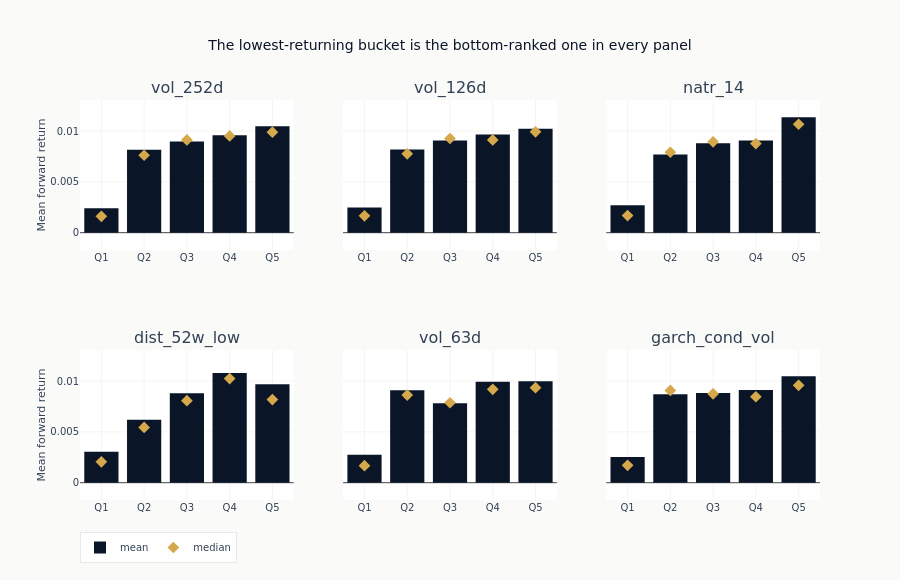

Notebook source saved alongside this figure:
### Code cell
if quantile_spreads:
    n_show = min(6, len(quantile_spreads))
    feats_to_show = list(quantile_spreads.keys())[:n_show]
    n_rows_fig = (n_show + 2) // 3
    fig = make_subplots(rows=n_rows_fig, cols=3, subplot_titles=feats_to_show, shared_yaxes=True)
    for idx, feat in enumerate(feats_to_show):
        r, c = divmod(idx, 3)
        fig.add_trace(
            go.Bar(
                x=QUANTILE_LABELS,
                y=quantile_spreads[feat]["q_means"],
                marker_color=COLORS["blue"],
                name="mean",
                legendgroup="mean",
                showlegend=idx == 0,
            ),
            row=r + 1,
            col=c + 1,
        )
        fig.add_trace(
            go.Scatter(
                x=QUANTILE_LABELS,
                y=quantile_spreads[feat]["q_medians"],
                mode="markers",
                marker=dict(color=COLORS["amber"], size=9, symbol="diamond"),
                name="median",
                legendgroup="median",
                showlegend=idx == 0,
            ),
            row=r + 1,
            col=c + 1,
        )
    # One y range across the panels, so their heights are comparable. It includes zero
    # and is otherwise taken from the values.
    profile_values = [
        value
        for feat in feats_to_show
        for key in ("q_means", "q_medians")
        for value in quantile_spreads[feat][key]
    ]
    lo, hi = min(0.0, min(profile_values)), max(0.0, max(profile_values))
    pad = 0.15 * (hi - lo)
    fig.update_yaxes(range=[lo - pad, hi + pad])
    fig.update_layout(
        template="ml4t",
        height=260 * n_rows_fig + 60,
        width=900,
        title_text="The lowest-returning bucket is the bottom-ranked one in every panel",
        legend=dict(orientation="h", y=-0.08),
    )
    fig.update_yaxes(title_text="Mean forward return", col=1)
    style.show_plotly_with_alt(
        fig,
        "A grid of panels, one per leading feature, each with five bars for quintiles Q1 to Q5 of "
        "mean forward return and an amber diamond for the median. In every panel Q1 is the lowest "
        "bar at roughly a quarter of the others, while Q2 through Q5 sit close together, so the "
        "signal separates the bottom bucket rather than ordering the whole cross-section.",
    )

### Figure 1 — Plotly figure (JSON) as saved in the notebook; plotly's stock layout.template omitted (floating-point values rounded to 4 significant figures)
{"data": [{"legendgroup": "mean", "marker": {"color": "#0a1628"}, "name": "mean", "showlegend": true, "type": "bar", "x": ["Q1", "Q2", "Q3", "Q4", "Q5"], "xaxis": "x", "y": [0.002404, 0.008164, 0.008979, 0.009574, 0.01048], "yaxis": "y"}, {"legendgroup": "median", "marker": {"color": "#D4A84B", "size": 9, "symbol": "diamond"}, "mode": "markers", "name": "median", "showlegend": true, "type": "scatter", "x": ["Q1", "Q2", "Q3", "Q4", "Q5"], "xaxis": "x", "y": [0.001611, 0.007616, 0.009122, 0.009517, 0.009891], "yaxis": "y"}, {"legendgroup": "mean", "marker": {"color": "#0a1628"}, "name": "mean", "showlegend": false, "type": "bar", "x": ["Q1", "Q2", "Q3", "Q4", "Q5"], "xaxis": "x2", "y": [0.002474, 0.008174, 0.009072, 0.009663, 0.01022], "yaxis": "y2"}, {"legendgroup": "median", "marker": {"color": "#D4A84B", "size": 9, "symbol": "diamond"}, "mode": "markers", "name": "median", "showlegend": false, "type": "scatter", "x": ["Q1", "Q2", "Q3", "Q4", "Q5"], "xaxis": "x2", "y": [0.001659, 0.007759, 0.009266, 0.009128, 0.009921], "yaxis": "y2"}, {"legendgroup": "mean", "marker": {"color": "#0a1628"}, "name": "mean", "showlegend": false, "type": "bar", "x": ["Q1", "Q2", "Q3", "Q4", "Q5"], "xaxis": "x3", "y": [0.002707, 0.007685, 0.008802, 0.009065, 0.01135], "yaxis": "y3"}, {"legendgroup": "median", "marker": {"color": "#D4A84B", "size": 9, "symbol": "diamond"}, "mode": "markers", "name": "median", "showlegend": false, "type": "scatter", "x": ["Q1", "Q2", "Q3", "Q4", "Q5"], "xaxis": "x3", "y": [0.001685, 0.00791, 0.00894, 0.008761, 0.01066], "yaxis": "y3"}, {"legendgroup": "mean", "marker": {"color": "#0a1628"}, "name": "mean", "showlegend": false, "type": "bar", "x": ["Q1", "Q2", "Q3", "Q4", "Q5"], "xaxis": "x4", "y": [0.003045, 0.006193, 0.008793, 0.0108, 0.009681], "yaxis": "y4"}, {"legendgroup": "median", "marker": {"color": "#D4A84B", "size": 9, "symbol": "diamond"}, "mode": "markers", "name": "median", "showlegend": false, "type": "scatter", "x": ["Q1", "Q2", "Q3", "Q4", "Q5"], "xaxis": "x4", "y": [0.002051, 0.005433, 0.008063, 0.01024, 0.008178], "yaxis": "y4"}, {"legendgroup": "mean", "marker": {"color": "#0a1628"}, "name": "mean", "showlegend": false, "type": "bar", "x": ["Q1", "Q2", "Q3", "Q4", "Q5"], "xaxis": "x5", "y": [0.002758, 0.009086, 0.007821, 0.009937, 0.009979], "yaxis": "y5"}, {"legendgroup": "median", "marker": {"color": "#D4A84B", "size": 9, "symbol": "diamond"}, "mode": "markers", "name": "median", "showlegend": false, "type": "scatter", "x": ["Q1", "Q2", "Q3", "Q4", "Q5"], "xaxis": "x5", "y": [0.001675, 0.008613, 0.007863, 0.009184, 0.00935], "yaxis": "y5"}, {"legendgroup": "mean", "marker": {"color": "#0a1628"}, "name": "mean", "showlegend": false, "type": "bar", "x": ["Q1", "Q2", "Q3", "Q4", "Q5"], "xaxis": "x6", "y": [0.002538, 0.008696, 0.008816, 0.009113, 0.01047], "yaxis": "y6"}, {"legendgroup": "median", "marker": {"color": "#D4A84B", "size": 9, "symbol": "diamond"}, "mode": "markers", "name": "median", "showlegend": false, "type": "scatter", "x": ["Q1", "Q2", "Q3", "Q4", "Q5"], "xaxis": "x6", "y": [0.001709, 0.009074, 0.008738, 0.008452, 0.009575], "yaxis": "y6"}], "layout": {"annotations": [{"font": {"size": 16}, "showarrow": false, "text": "vol_252d", "x": 0.1444, "xanchor": "center", "xref": "paper", "y": 1.0, "yanchor": "bottom", "yref": "paper"}, {"font": {"size": 16}, "showarrow": false, "text": "vol_126d", "x": 0.5, "xanchor": "center", "xref": "paper", "y": 1.0, "yanchor": "bottom", "yref": "paper"}, {"font": {"size": 16}, "showarrow": false, "text": "natr_14", "x": 0.8556, "xanchor": "center", "xref": "paper", "y": 1.0, "yanchor": "bottom", "yref": "paper"}, {"font": {"size": 16}, "showarrow": false, "text": "dist_52w_low", "x": 0.1444, "xanchor": "center", "xref": "paper", "y": 0.375, "yanchor": "bottom", "yref": "paper"}, {"font": {"size": 16}, "showarrow": false, "text": "vol_63d", "x": 0.5, "xanchor": "center", "xref": "paper", "y": 0.375, "yanchor": "bottom", "yref": "paper"}, {"font": {"size": 16}, "showarrow": false, "text": "garch_cond_vol", "x": 0.8556, "xanchor": "center", "xref": "paper", "y": 0.375, "yanchor": "bottom", "yref": "paper"}], "height": 580, "legend": {"orientation": "h", "y": -0.08}, "title": {"text": "The lowest-returning bucket is the bottom-ranked one in every panel"}, "width": 900, "xaxis": {"anchor": "y", "domain": [0.0, 0.2889]}, "xaxis2": {"anchor": "y2", "domain": [0.3556, 0.6444]}, "xaxis3": {"anchor": "y3", "domain": [0.7111, 1.0]}, "xaxis4": {"anchor": "y4", "domain": [0.0, 0.2889]}, "xaxis5": {"anchor": "y5", "domain": [0.3556, 0.6444]}, "xaxis6": {"anchor": "y6", "domain": [0.7111, 1.0]}, "yaxis": {"anchor": "x", "domain": [0.625, 1.0], "range": [-0.001702, 0.01305], "title": {"text": "Mean forward return"}}, "yaxis2": {"anchor": "x2", "domain": [0.625, 1.0], "matches": "y", "range": [-0.001702, 0.01305], "showticklabels": false}, "yaxis3": {"anchor": "x3", "domain": [0.625, 1.0], "matches": "y", "range": [-0.001702, 0.01305], "showticklabels": false}, "yaxis4": {"anchor": "x4", "domain": [0.0, 0.375], "range": [-0.001702, 0.01305], "title": {"text": "Mean forward return"}}, "yaxis5": {"anchor": "x5", "domain": [0.0, 0.375], "matches": "y4", "range": [-0.001702, 0.01305], "showticklabels": false}, "yaxis6": {"anchor": "x6", "domain": [0.0, 0.375], "matches": "y4", "range": [-0.001702, 0.01305], "showticklabels": false}}}
